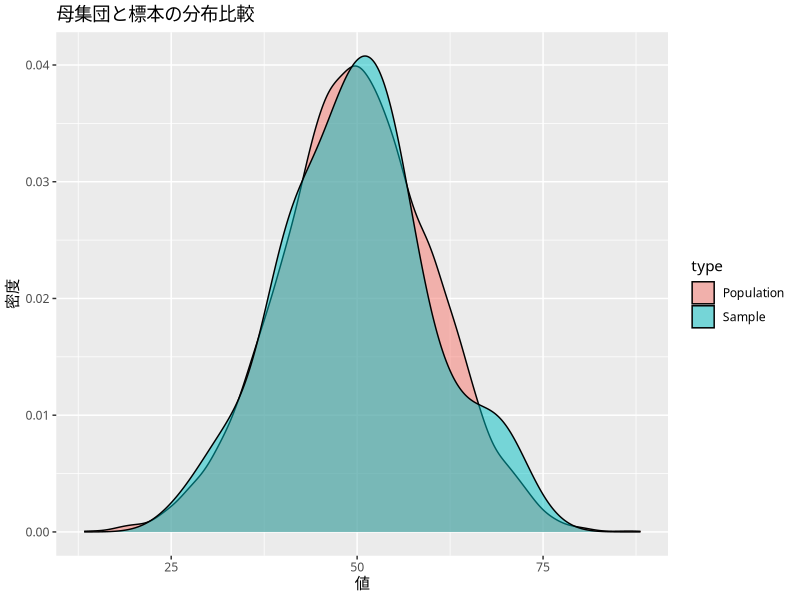
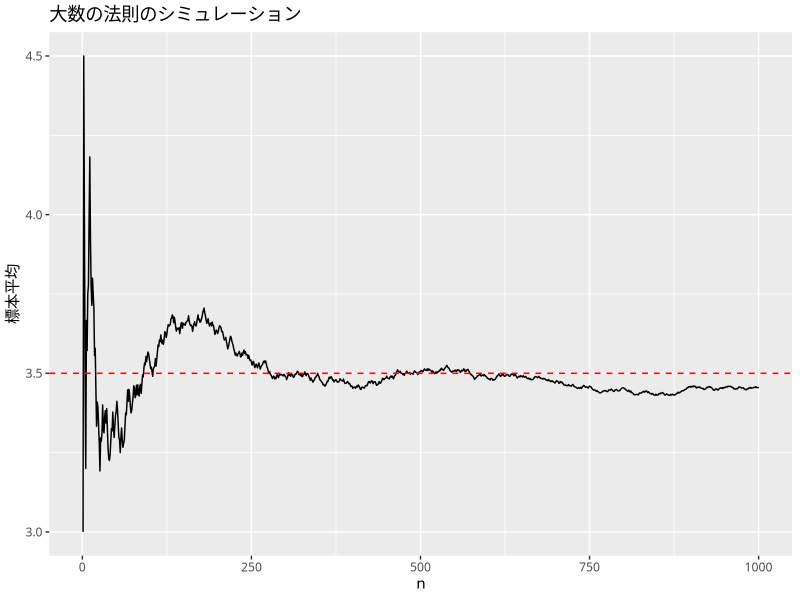
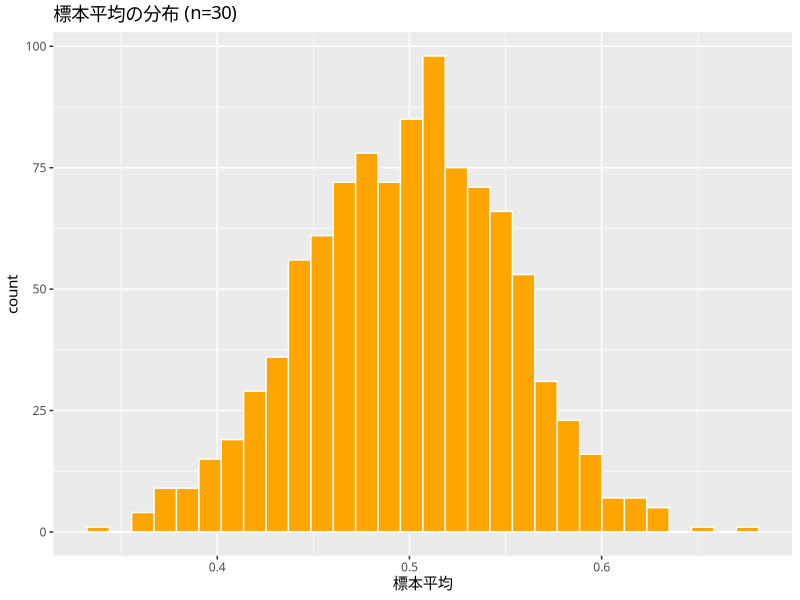
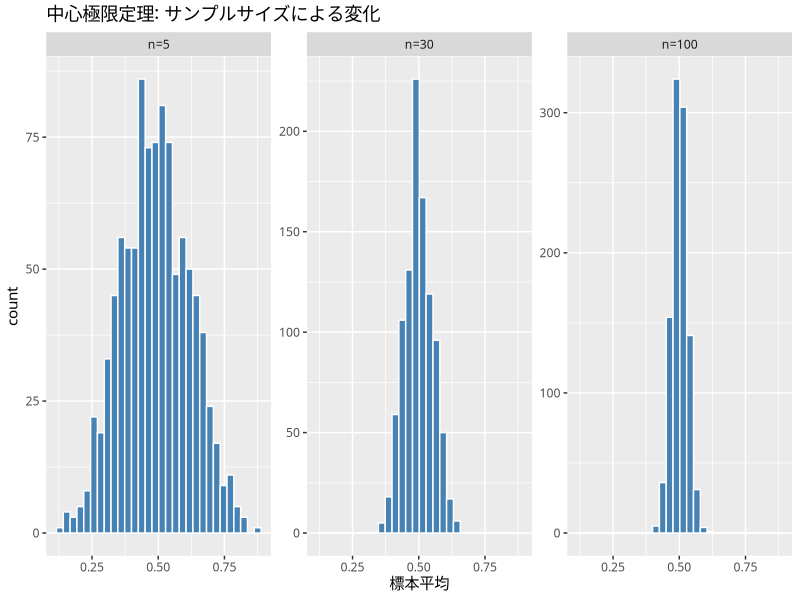

Here is the R script that generated these plots, in order:
## ---- chunk 1
library(tidyverse)
set.seed(1)

# 母集団（例：正規分布） {.unnumbered}
population <- rnorm(10000, mean = 50, sd = 10)

# 標本（そこから100個ランダムに抽出） {.unnumbered}
sample_data <- sample(population, 100)

# データフレーム化 {.unnumbered}
df_pop <- data.frame(value = population, type = "Population")
df_samp <- data.frame(value = sample_data, type = "Sample")
df_all <- bind_rows(df_pop, df_samp)

# ヒストグラムで比較（密度表示） {.unnumbered}
ggplot(df_all, aes(x = value, fill = type)) +
  theme_gray(base_family = "HiraKakuProN-W3") +
  geom_density(alpha = 0.5) +
  labs(title = "母集団と標本の分布比較", x = "値", y = "密度")
## ---- chunk 2
library(tidyverse)

# サイコロを振る回数を変えて、平均値の推移を見る {.unnumbered}
set.seed(123)
n <- 1000
dice_rolls <- sample(1:6, n, replace = TRUE)
cumulative_mean <- cumsum(dice_rolls) / (1:n)

# データフレーム作成 {.unnumbered}
df <- data.frame(n = 1:n, mean = cumulative_mean)

# プロット {.unnumbered}
ggplot(df, aes(x = n, y = mean)) +
  theme_gray(base_family = "HiraKakuProN-W3") +
  geom_line() +
  geom_hline(yintercept = 3.5, color = "red", linetype = "dashed") +
  labs(title = "大数の法則のシミュレーション", y = "標本平均")
## ---- chunk 3
# シミュレーション {.unnumbered}
n_samples <- 1000
sample_size <- 30
means <- numeric(n_samples)

for (i in 1:n_samples) {
  means[i] <- mean(runif(sample_size, min = 0, max = 1))
}

# ヒストグラム {.unnumbered}
ggplot(data.frame(means), aes(x = means)) +
  theme_gray(base_family = "HiraKakuProN-W3") +
  geom_histogram(bins = 30, fill = "orange", color = "white") +
  labs(title = "標本平均の分布 (n=30)", x = "標本平均")
## ---- chunk 4
# 異なるサンプルサイズでのシミュレーション
sample_sizes <- c(5, 30, 100)
n_samples <- 1000

results <- list()
for (n in sample_sizes) {
  means <- replicate(n_samples, mean(runif(n)))
  results[[paste0("n=", n)]] <- means
}

# データフレームにまとめる
df_clt <- data.frame(
  means = unlist(results),
  sample_size = rep(paste0("n=", sample_sizes), each = n_samples)
)

# サンプルサイズの順序を明示的に設定
df_clt$sample_size <- factor(df_clt$sample_size, levels = paste0("n=", sample_sizes))

# プロット
ggplot(df_clt, aes(x = means)) +
  theme_gray(base_family = "HiraKakuProN-W3") +
  geom_histogram(bins = 30, fill = "steelblue", color = "white") +
  facet_wrap(~sample_size, scales = "free_y") +
  labs(title = "中心極限定理: サンプルサイズによる変化", x = "標本平均")
## ---- chunk 5
# 理論値と実際の値を比較
cat("母分散（一様分布）:", 1/12, "\n")
cat("標本平均の理論分散 (n=30):", (1/12) / 30, "\n")
cat("シミュレーションでの分散:", var(results[["n=30"]]), "\n")
